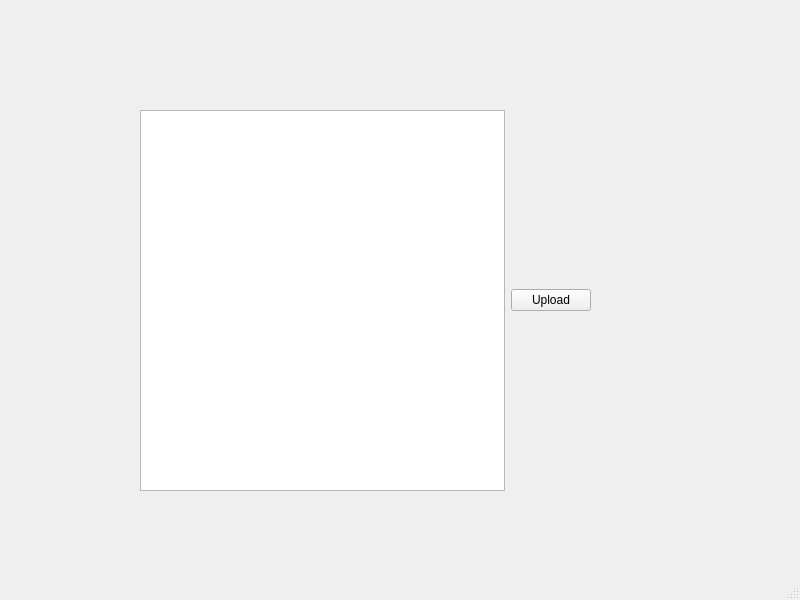
<?xml version="1.0" encoding="UTF-8"?>
<ui version="4.0">
 <class>MainWindow</class>
 <widget class="QMainWindow" name="MainWindow">
  <property name="geometry">
   <rect>
    <x>0</x>
    <y>0</y>
    <width>800</width>
    <height>600</height>
   </rect>
  </property>
  <property name="windowTitle">
   <string>MainWindow</string>
  </property>
  <widget class="QWidget" name="centralwidget">
   <widget class="QWidget" name="horizontalLayoutWidget">
    <property name="geometry">
     <rect>
      <x>140</x>
      <y>110</y>
      <width>451</width>
      <height>381</height>
     </rect>
    </property>
    <layout class="QHBoxLayout" name="horizontalLayout">
     <item>
      <widget class="QListView" name="listView"/>
     </item>
     <item>
      <widget class="QPushButton" name="pushButton">
       <property name="text">
        <string>Upload</string>
       </property>
      </widget>
     </item>
    </layout>
   </widget>
  </widget>
  <widget class="QMenuBar" name="menubar">
   <property name="geometry">
    <rect>
     <x>0</x>
     <y>0</y>
     <width>800</width>
     <height>21</height>
    </rect>
   </property>
  </widget>
  <widget class="QStatusBar" name="statusbar"/>
 </widget>
 <resources/>
 <connections/>
</ui>
